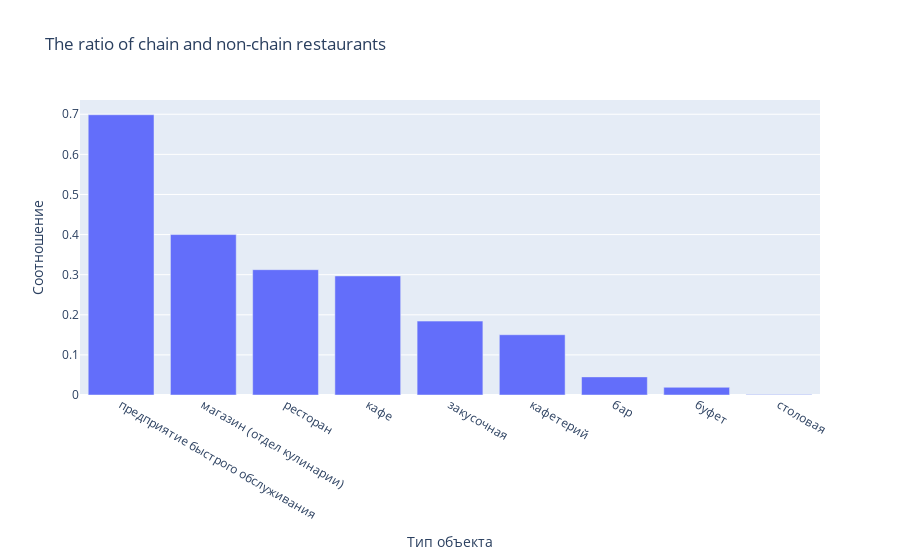

Source (notebook cell):
### Markdown cell above
#### Summary
On the graph, you can see that there are significantly fewer chain restaurants, and canteens, buffets and bars generally do not have chain restaurants at all. Cafes, restaurants and fast food businesses have the most chains of restaurants. It is worth looking at the relative values.

### Code cell
# Calculate the ratio of non-chained to chained restaurants
chain_ratio = chain_cnt.pivot_table(index='Тип объекта', columns='Сеть', values='Количество').reset_index()
chain_ratio['Соотношение'] = chain_ratio['да'] / chain_ratio['нет']
chain_ratio = chain_ratio.sort_values(by='Соотношение', ascending=False)
fig = px.bar(chain_ratio, x="Тип объекта", y="Соотношение",
             title="The ratio of chain and non-chain restaurants")
fig.show();

### Figure 1 — Plotly figure (JSON) as saved in the notebook; plotly's stock layout.template omitted (floating-point values rounded to 4 significant figures)
{"data": [{"alignmentgroup": "True", "hovertemplate": "Тип объекта=%{x}<br>Соотношение=%{y}<extra></extra>", "legendgroup": "", "marker": {"color": "#636efa", "pattern": {"shape": ""}}, "name": "", "offsetgroup": "", "orientation": "v", "showlegend": false, "textposition": "auto", "type": "bar", "x": ["предприятие быстрого обслуживания", "магазин (отдел кулинарии)", "ресторан", "кафе", "закусочная", "кафетерий", "бар", "буфет", "столовая"], "xaxis": "x", "y": [0.6988, 0.4, 0.3125, 0.2968, 0.1842, 0.1503, 0.04518, 0.01916, 0.001161], "yaxis": "y"}], "layout": {"barmode": "relative", "legend": {"tracegroupgap": 0}, "title": {"text": "The ratio of chain and non-chain restaurants"}, "xaxis": {"anchor": "y", "domain": [0, 1], "title": {"text": "Тип объекта"}}, "yaxis": {"anchor": "x", "domain": [0, 1], "title": {"text": "Соотношение"}}}}
